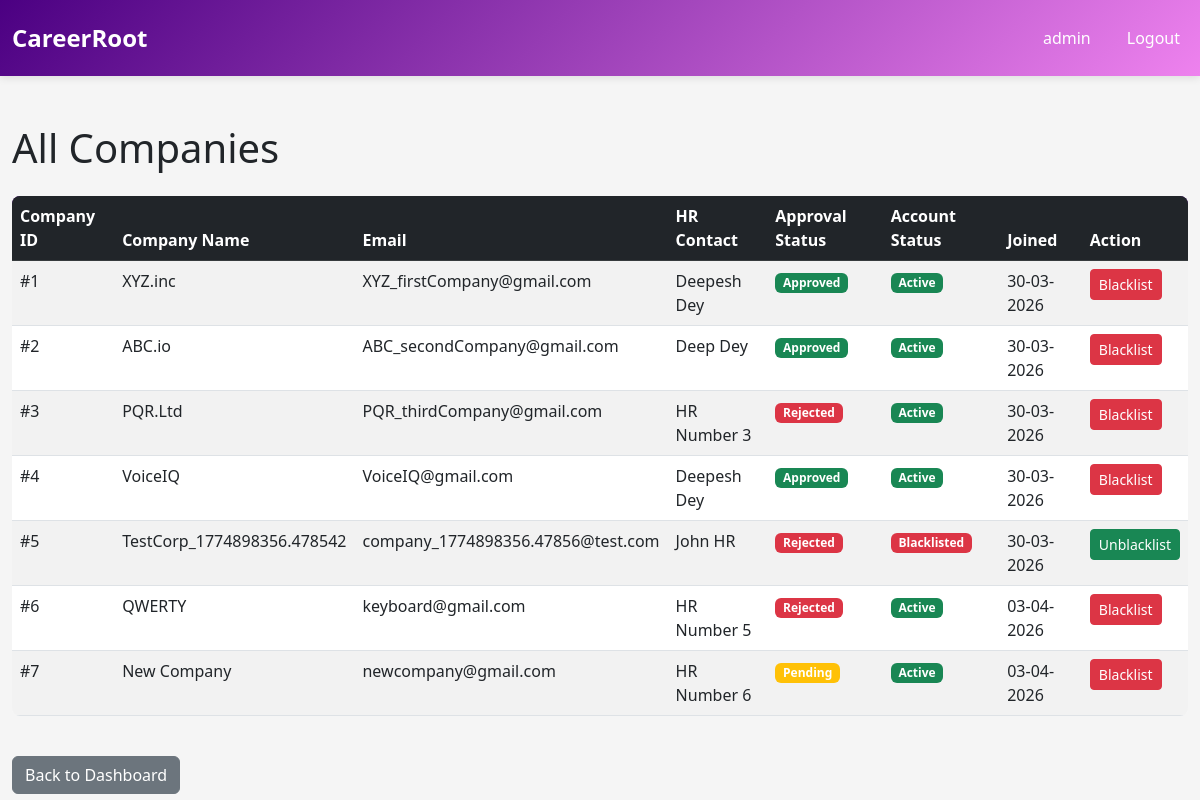
The app's page /admin/companies (signed in) with its own data.
### core/database/models.py (models this page shows, shortened)
class Admin(UserMixin, db.Model):
    __tablename__ = 'admin'
    admin_id = db.Column(db.Integer, primary_key=True, autoincrement=True)
    username = db.Column(db.String(100), unique=True, nullable=False)
    password = db.Column(db.String(255), nullable=False)
    email = db.Column(db.String(120), unique=True, nullable=False)
    created_at = db.Column(db.DateTime, default=datetime.utcnow)

class Company(UserMixin, db.Model):
    __tablename__ = 'company'
    company_id = db.Column(db.Integer, primary_key=True, autoincrement=True)
    company_name = db.Column(db.String(150), nullable=False)
    email = db.Column(db.String(120), unique=True, nullable=False)
    password = db.Column(db.String(255), nullable=False)
    hr_contact = db.Column(db.String(100), nullable=True)
    website = db.Column(db.String(255), nullable=True)
    approval_status = db.Column(
        db.String(20),
        default=ApprovalStatus.PENDING.value,
        nullable=False
    )  #pending/aproved/rejected
    blacklist_status = db.Column(db.Boolean, default=False)  # True = blacklisted
    created_at = db.Column(db.DateTime, default=datetime.utcnow)
    updated_at = db.Column(db.DateTime, default=datetime.utcnow, onupdate=datetime.utcnow)
    drives = db.relationship('PlacementDrive', backref='company', lazy=True, cascade='all, delete-orphan')

### core/routes/admin.py (the view)
@admin_bp.route('/companies')
@login_required
def view_companies():
    if not check_admin():
        return redirect(url_for('auth.homepage'))
    all_companies = Company.query.all()
    return render_template('admin_view_companies.html', companies=all_companies)

### app.py (called while the page is built, shortened)
@login_manager.user_loader
def load_user(user_id):
    from core.database.models import Admin, Company, Student
    admin = Admin.query.get(int(user_id))
    if admin:
        return admin

### core/routes/admin.py (called while the page is built)
def check_admin():
    if session.get('user_type') != 'admin':
        flash('Unauthorized access', 'danger')
        return False
    return True

### templates/admin_view_companies.html (shortened to what this page needs)
{% extends "base.html" %}
{% block content %}
<div class="mt-5">
    <h1 class="mb-4">All Companies</h1>
    {% if companies %}
        <div class="table-responsive">
            <table class="table table-hover table-striped">
                <thead class="table-dark">
                    <tr>
                        <th>Company ID</th>
                        <th>Company Name</th>
                        <th>Email</th>
                        <th>HR Contact</th>
                        <th>Approval Status</th>
                        <th>Account Status</th>
                        <th>Joined</th>
                        <th>Action</th>
                    </tr>
                </thead>
                <tbody>
                    {% for company in companies %}
                        <tr>
                            <td>#{{ company.company_id }}</td>
                            <td>{{ company.company_name }}</td>
                            <td>{{ company.email }}</td>
                            <td>{{ company.hr_contact }}</td>
                            <td>
                                {% if company.approval_status == 'Approved' %}
                                    <span class="badge bg-success">{{ company.approval_status }}</span>
                                {% elif company.approval_status == 'Pending' %}
                                    <span class="badge bg-warning">{{ company.approval_status }}</span>
                                {% else %}
                                    <span class="badge bg-danger">{{ company.approval_status }}</span>
                                {% endif %}
                            </td>
                            <td>
                                {% if company.blacklist_status %}
                                    <span class="badge bg-danger">Blacklisted</span>
                                {% else %}
                                    <span class="badge bg-success">Active</span>
                                {% endif %}
                            </td>
                            <td>{{ company.created_at.strftime('%d-%m-%Y') }}</td>
                            <td>
                                <form method="POST" action="{{ url_for('admin.blacklist_company', company_id=company.company_id) }}" style="display:inline;">
                                    {% if company.blacklist_status %}
                                        <button type="submit" class="btn btn-sm btn-success">Unblacklist</button>
                                    {% else %}
                                        <button type="submit" class="btn btn-sm btn-danger">Blacklist</button>
                                    {% endif %}
                                </form>
                            </td>
                        </tr>
                    {% endfor %}
                </tbody>
            </table>
        </div>
    {% else %}
        <div class="alert alert-info">
            <strong>No companies found.</strong>
        </div>
    {% endif %}
    <div class="mt-4">
        <a href="{{ url_for('admin.admin_dashboard') }}" class="btn btn-secondary">Back to Dashboard</a>
    </div>
</div>
{% endblock %}

### templates/base.html (shortened to what this page needs)
<!DOCTYPE html>
<html lang="en">
<head>
    <link href="https://cdn.jsdelivr.net/npm/bootstrap@5.3.0/dist/css/bootstrap.min.css" rel="stylesheet">
</head>
<body>
    <nav class="navbar navbar-expand navbar-dark">
        <div class="container-fluid">
            <a class="navbar-brand" href="/">CareerRoot</a>
            <ul class="navbar-nav ms-auto">
                {% if session.get('user_type') %}
                    <li class="nav-item">
                        <span class="nav-link">{{ session.get('username') }}</span>
                    </li>
                    <li class="nav-item">
                        <a class="nav-link" href="{{ url_for('auth.logout') }}">Logout</a>
                    </li>
                {% else %}
                    <li class="nav-item">
                        <a class="nav-link" href="{{ url_for('auth.login') }}">Login</a>
                    </li>
                {% endif %}
            </ul>
        </div>
    </nav>
    <div class="container-fluid container">
        {% block content %}{% endblock %}
    </div>
</body>
</html>

### templates/base.html (style rules this page uses)
:root { --primary-color: indigo; --secondary-color: violet; --danger-color: red; --success-color: mediumseagreen; }
body { font-family: 'Segoe UI', Tahoma, Geneva, Verdana, sans-serif; background-color: whitesmoke; }
.navbar { background: linear-gradient(135deg, var(--primary-color) 0%, var(--secondary-color) 100%); box-shadow: 0 2px 8px rgba(0,0,0,0.1); padding: 15px 0; }
.navbar-brand { font-weight: 700; font-size: 1.5rem; color: white !important; }
.nav-link { color: white !important; margin-left: 20px; font-weight: 500; transition: opacity 0.3s ease; }
.table { border-radius: 8px; overflow: hidden; }
.table thead { background-color: var(--primary-color); color: white; }
.container { max-width: 1200px; }

### records on screen
Admin: get "admin"
Company: company_id "1", company_name "XYZ.inc", email "XYZ_firstCompany@gmail.com", hr_contact "Deepesh Dey", approval_status "Approved", blacklist_status "Active", created_at "30-03-2026"
Company: company_id "2", company_name "ABC.io", email "ABC_secondCompany@gmail.com", hr_contact "Deep Dey", approval_status "Approved", blacklist_status "Active", created_at "30-03-2026"
Company: company_id "3", company_name "PQR.Ltd", email "PQR_thirdCompany@gmail.com", hr_contact "HR Number 3", approval_status "Rejected", blacklist_status "Active", created_at "30-03-2026"
Company: company_id "4", company_name "VoiceIQ", email "VoiceIQ@gmail.com", hr_contact "Deepesh Dey", approval_status "Approved", blacklist_status "Active", created_at "30-03-2026"
Company: company_id "5", company_name "TestCorp_1774898356.478542", email "company_1774898356.47856@test.com", hr_contact "John HR", approval_status "Rejected", blacklist_status "Blacklisted", created_at "30-03-2026"
Company: company_id "6", company_name "QWERTY", email "keyboard@gmail.com", hr_contact "HR Number 5", approval_status "Rejected", blacklist_status "Active", created_at "03-04-2026"
Company: company_id "7", company_name "New Company", email "newcompany@gmail.com", hr_contact "HR Number 6", approval_status "Pending", blacklist_status "Active", created_at "03-04-2026"
